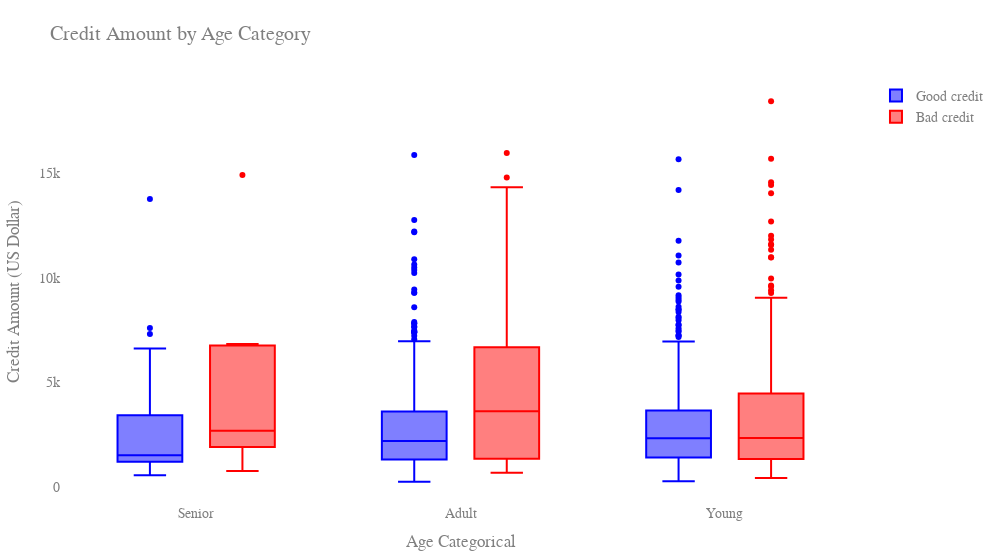

The cell this chart's notebook holds for it:
### Code cell
trace0 = go.Box(
    y=df_good["Credit amount"],
    x=df_good["Age_cat"],
    name='Good credit',
    marker=dict(
        color='blue'
    )
)

trace1 = go.Box(
    y=df_bad['Credit amount'],
    x=df_bad['Age_cat'],
    name='Bad credit',
    marker=dict(
        color='red'
    )
)
    
data = [trace0, trace1]

layout = go.Layout(
    yaxis=dict(
        title='Credit Amount (US Dollar)',
        zeroline=False
    ),
    xaxis=dict(
        title='Age Categorical'
    ),
    boxmode='group',
    title='Credit Amount by Age Category',
    font=dict(
        family="Arial, sans-serif",
        size=14,
        color="#7f7f7f"
    ),
    margin=dict(
        l=30,
        r=30,
        b=30,
        t=80
    ),
    showlegend=True,
    plot_bgcolor='white',
    paper_bgcolor='white',
    width=1000
)

fig = go.Figure(data=data, layout=layout)
fig.show()

### Figure 1 — Plotly figure (JSON) as saved in the notebook; plotly's stock layout.template omitted (floating-point values rounded to 4 significant figures; data arrays with more than 128 entries replaced by an {"elided": "..."} marker saying what was removed)
{"data": [{"marker": {"color": "blue"}, "name": "Good credit", "type": "box", "x": {"elided": "700 str values"}, "y": {"elided": "700 int values"}}, {"marker": {"color": "red"}, "name": "Bad credit", "type": "box", "x": {"elided": "300 str values"}, "y": {"elided": "300 int values"}}], "layout": {"boxmode": "group", "font": {"color": "#7f7f7f", "family": "Arial, sans-serif", "size": 14}, "margin": {"b": 30, "l": 30, "r": 30, "t": 80}, "paper_bgcolor": "white", "plot_bgcolor": "white", "showlegend": true, "title": {"text": "Credit Amount by Age Category"}, "width": 1000, "xaxis": {"title": {"text": "Age Categorical"}}, "yaxis": {"title": {"text": "Credit Amount (US Dollar)"}, "zeroline": false}}}
